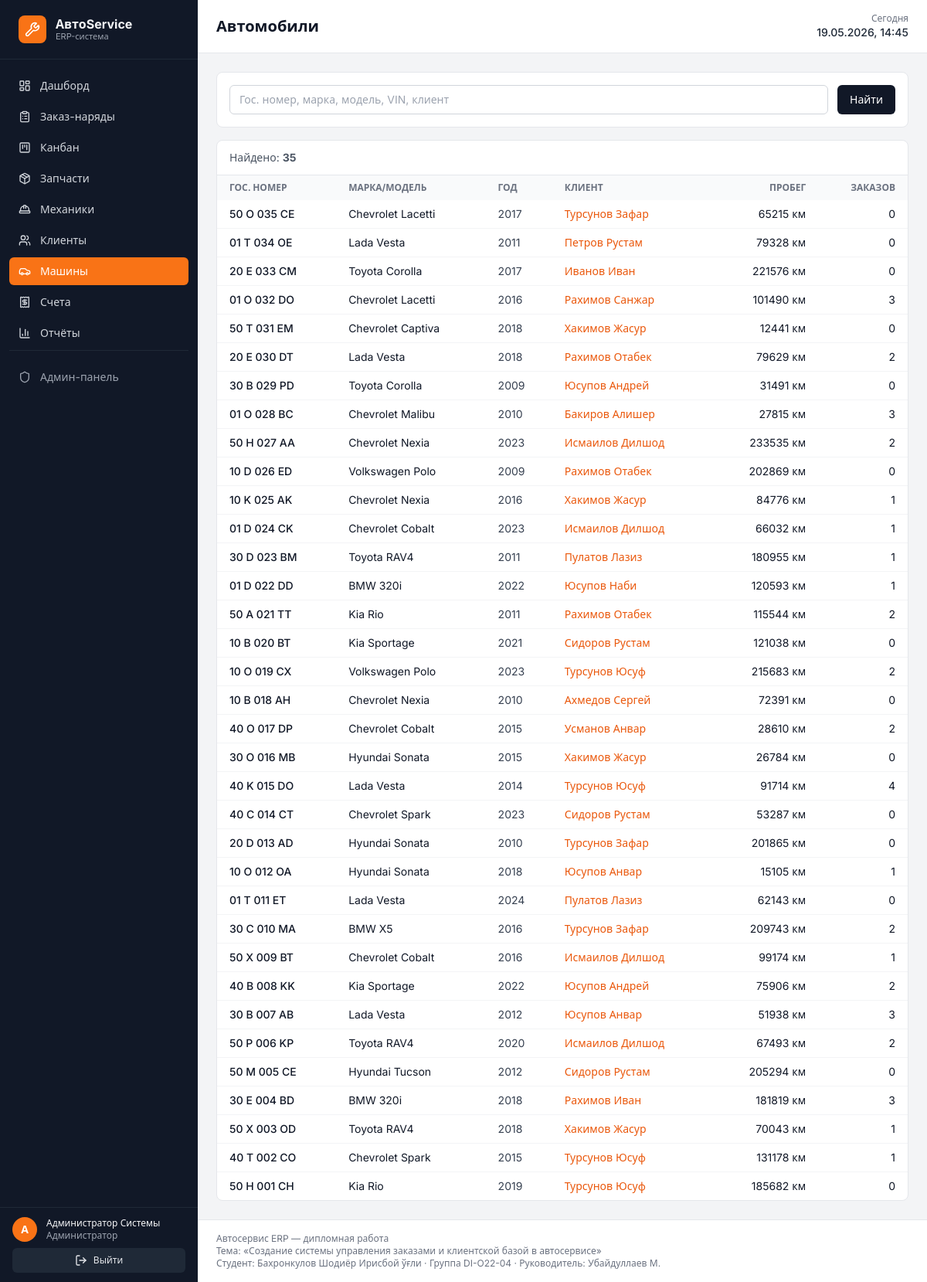
Page /vehicles/ (signed in) on the committed database.
### accounts/models.py (models this page shows, shortened)
class User(AbstractUser):
    ROLE_CHOICES = [
        ('admin', 'Администратор'),
        ('receptionist', 'Приёмщик'),
        ('mechanic', 'Механик'),
    ]
    role = models.CharField(
        'Роль', max_length=20, choices=ROLE_CHOICES, default='receptionist'
    )
    phone = models.CharField('Телефон', max_length=20, unique=True, blank=True, null=True)
    specialty = models.CharField('Специализация', max_length=100, blank=True)
    hourly_rate = models.DecimalField(
        'Часовая ставка', max_digits=10, decimal_places=2, default=0
    )
    class Meta:
        verbose_name = 'Пользователь'
        verbose_name_plural = 'Пользователи'

### vehicles/models.py (models this page shows, shortened)
class Vehicle(models.Model):
    customer = models.ForeignKey(
        'customers.Customer', on_delete=models.CASCADE,
        related_name='vehicles', verbose_name='Клиент',
    )
    make = models.CharField('Марка', max_length=60)
    model = models.CharField('Модель', max_length=60)
    year = models.PositiveIntegerField('Год выпуска')
    plate = models.CharField('Гос. номер', max_length=20, unique=True)
    vin = models.CharField('VIN', max_length=30, blank=True)
    mileage_km = models.PositiveIntegerField('Пробег (км)', default=0)
    color = models.CharField('Цвет', max_length=40, blank=True)
    created_at = models.DateTimeField('Создан', auto_now_add=True)
    class Meta:
        verbose_name = 'Автомобиль'
        verbose_name_plural = 'Автомобили'
        ordering = ('-created_at',)

### customers/models.py (models this page shows, shortened)
class Customer(models.Model):
    name = models.CharField('ФИО', max_length=200)
    phone = models.CharField('Телефон', max_length=20, unique=True)
    email = models.EmailField('Email', blank=True)
    company = models.CharField('Компания', max_length=200, blank=True)
    address = models.CharField('Адрес', max_length=300, blank=True)
    notes = models.TextField('Примечания', blank=True)
    created_at = models.DateTimeField('Создан', auto_now_add=True)
    class Meta:
        verbose_name = 'Клиент'
        verbose_name_plural = 'Клиенты'
        ordering = ('-created_at',)

### vehicles/views.py (the view)
# urls.py: path('', views.vehicle_list, name='list'),
@login_required
def vehicle_list(request):
    q = (request.GET.get('q') or '').strip()
    qs = Vehicle.objects.select_related('customer').annotate(
        orders_count=Count('work_orders', distinct=True),
    )
    if q:
        qs = qs.filter(
            Q(plate__icontains=q) | Q(make__icontains=q)
            | Q(model__icontains=q) | Q(customer__name__icontains=q)
            | Q(vin__icontains=q)
        )
    qs = qs.order_by('-created_at')
    context = {
        'vehicles': qs[:200],
        'total': qs.count(),
        'filter_q': q,
        'active_nav': 'vehicles',
        'page_title': 'Автомобили',
    }
    return render(request, 'vehicles/list.html', context)

### core/context_processors.py (called while the page is built)
def bmi_metadata(request):
    return {
        'BMI': getattr(settings, 'BMI_METADATA', {}),
    }

### templates/vehicles/list.html (shortened to what this page needs)
{% extends 'base.html' %}
{% block content %}
<form method="get" class="bg-white rounded-lg border border-gray-200 p-4 mb-4 flex gap-3 text-sm">
  <input type="text" name="q" value="{{ filter_q }}" placeholder="Гос. номер, марка, модель, VIN, клиент"
    class="flex-1 rounded-md border border-gray-300 px-3 py-2">
  <button class="px-4 py-2 rounded-md bg-gray-900 text-white">Найти</button>
</form>
<div class="bg-white rounded-lg border border-gray-200 overflow-hidden">
  <div class="px-4 py-3 border-b border-gray-200 text-sm text-gray-600">Найдено: <b>{{ total }}</b></div>
  <table class="w-full text-sm">
    <thead class="bg-gray-50 text-xs uppercase text-gray-500">
      <tr>
        <th class="px-4 py-2 text-left">Гос. номер</th>
        <th class="px-4 py-2 text-left">Марка/Модель</th>
        <th class="px-4 py-2 text-left">Год</th>
        <th class="px-4 py-2 text-left">Клиент</th>
        <th class="px-4 py-2 text-right">Пробег</th>
        <th class="px-4 py-2 text-right">Заказов</th>
      </tr>
    </thead>
    <tbody class="divide-y divide-gray-100">
      {% for v in vehicles %}
      <tr class="hover:bg-gray-50">
        <td class="px-4 py-2 font-medium">{{ v.plate }}</td>
        <td class="px-4 py-2">{{ v.make }} {{ v.model }}</td>
        <td class="px-4 py-2 text-gray-700">{{ v.year }}</td>
        <td class="px-4 py-2"><a href="{% url 'customers:detail' v.customer.pk %}" class="text-brand-600 hover:underline">{{ v.customer.name }}</a></td>
        <td class="px-4 py-2 text-right">{{ v.mileage_km }} км</td>
        <td class="px-4 py-2 text-right">{{ v.orders_count }}</td>
      </tr>
      {% empty %}
      <tr><td colspan="6" class="px-4 py-8 text-center text-gray-500">Автомобили не найдены</td></tr>
      {% endfor %}
    </tbody>
  </table>
</div>
{% endblock %}

### templates/components/sidebar.html
{% load static %}
<aside class="w-64 bg-gray-900 text-gray-100 flex-shrink-0 flex flex-col sticky top-0 h-screen">
  <div class="px-6 py-5 border-b border-gray-800 flex items-center gap-3">
    <div class="w-9 h-9 rounded-lg bg-brand-500 flex items-center justify-center text-white font-bold">
      <i data-lucide="wrench" class="w-5 h-5"></i>
    </div>
    <div>
      <div class="font-bold text-base leading-tight">АвтоService</div>
      <div class="text-[11px] text-gray-400 leading-tight">ERP-система</div>
    </div>
  </div>
  <nav class="flex-1 overflow-y-auto py-4 px-3 space-y-1 text-sm scrollbar-thin">
    {% with nav=active_nav %}
    <a href="{% url 'core:dashboard' %}" class="flex items-center gap-3 px-3 py-2 rounded-md transition
       {% if nav == 'dashboard' %}bg-brand-500 text-white{% else %}text-gray-300 hover:bg-gray-800{% endif %}">
      <i data-lucide="layout-dashboard" class="w-4 h-4"></i> Дашборд
    </a>
    <a href="{% url 'workorders:list' %}" class="flex items-center gap-3 px-3 py-2 rounded-md transition
       {% if nav == 'orders' %}bg-brand-500 text-white{% else %}text-gray-300 hover:bg-gray-800{% endif %}">
      <i data-lucide="clipboard-list" class="w-4 h-4"></i> Заказ-наряды
    </a>
    <a href="{% url 'kanban:board' %}" class="flex items-center gap-3 px-3 py-2 rounded-md transition
       {% if nav == 'kanban' %}bg-brand-500 text-white{% else %}text-gray-300 hover:bg-gray-800{% endif %}">
      <i data-lucide="kanban-square" class="w-4 h-4"></i> Канбан
    </a>
    <a href="{% url 'parts:list' %}" class="flex items-center gap-3 px-3 py-2 rounded-md transition
       {% if nav == 'parts' %}bg-brand-500 text-white{% else %}text-gray-300 hover:bg-gray-800{% endif %}">
      <i data-lucide="package" class="w-4 h-4"></i> Запчасти
    </a>
    <a href="{% url 'mechanics:list' %}" class="flex items-center gap-3 px-3 py-2 rounded-md transition
       {% if nav == 'mechanics' %}bg-brand-500 text-white{% else %}text-gray-300 hover:bg-gray-800{% endif %}">
      <i data-lucide="hard-hat" class="w-4 h-4"></i> Механики
    </a>
    <a href="{% url 'customers:list' %}" class="flex items-center gap-3 px-3 py-2 rounded-md transition
       {% if nav == 'customers' %}bg-brand-500 text-white{% else %}text-gray-300 hover:bg-gray-800{% endif %}">
      <i data-lucide="users" class="w-4 h-4"></i> Клиенты
    </a>
    <a href="{% url 'vehicles:list' %}" class="flex items-center gap-3 px-3 py-2 rounded-md transition
       {% if nav == 'vehicles' %}bg-brand-500 text-white{% else %}text-gray-300 hover:bg-gray-800{% endif %}">
      <i data-lucide="car" class="w-4 h-4"></i> Машины
    </a>
    <a href="{% url 'billing:list' %}" class="flex items-center gap-3 px-3 py-2 rounded-md transition
       {% if nav == 'invoices' %}bg-brand-500 text-white{% else %}text-gray-300 hover:bg-gray-800{% endif %}">
      <i data-lucide="receipt" class="w-4 h-4"></i> Счета
    </a>
    <a href="{% url 'reports:daily' %}" class="flex items-center gap-3 px-3 py-2 rounded-md transition
       {% if nav == 'reports' %}bg-brand-500 text-white{% else %}text-gray-300 hover:bg-gray-800{% endif %}">
      <i data-lucide="bar-chart-3" class="w-4 h-4"></i> Отчёты
    </a>
    <div class="pt-4 mt-4 border-t border-gray-800">
      <a href="/admin/" target="_blank" class="flex items-center gap-3 px-3 py-2 rounded-md text-gray-400 hover:bg-gray-800 text-sm">
        <i data-lucide="shield" class="w-4 h-4"></i> Админ-панель
      </a>
    </div>
    {% endwith %}
  </nav>
  <div class="px-4 py-3 border-t border-gray-800 text-xs">
    <div class="flex items-center gap-3 mb-2">
      <div class="w-8 h-8 rounded-full bg-brand-500 flex items-center justify-center text-white text-sm font-semibold">
        {{ user.first_name|first|default:user.username|first|upper }}
      </div>
      <div class="min-w-0">
        <div class="font-medium text-gray-100 truncate">{{ user.get_full_name|default:user.username }}</div>
        <div class="text-gray-400 truncate">{{ user.get_role_display }}</div>
      </div>
    </div>
    <form method="post" action="{% url 'logout' %}">{% csrf_token %}
      <button class="w-full px-3 py-2 rounded-md bg-gray-800 hover:bg-gray-700 text-gray-200 flex items-center justify-center gap-2">
        <i data-lucide="log-out" class="w-4 h-4"></i> Выйти
      </button>
    </form>
  </div>
</aside>

### templates/base.html (style rules this page uses)
html, body { font-family: 'Inter', system-ui, sans-serif; }

### rows in the picture
User: first_name|first "А", get_full_name "Администратор Системы", role "Администратор"
Vehicle: plate "50 O 035 CE", make "Chevrolet", model "Lacetti", year "2017", customer.name "Турсунов Зафар", mileage_km "65215", orders_count "0"
Vehicle: plate "01 T 034 OE", make "Lada", model "Vesta", year "2011", customer.name "Петров Рустам", mileage_km "79328", orders_count "0"
Vehicle: plate "20 E 033 CM", make "Toyota", model "Corolla", year "2017", customer.name "Иванов Иван", mileage_km "221576", orders_count "0"
Vehicle: plate "01 O 032 DO", make "Chevrolet", model "Lacetti", year "2016", customer.name "Рахимов Санжар", mileage_km "101490", orders_count "3"
Vehicle: plate "50 T 031 EM", make "Chevrolet", model "Captiva", year "2018", customer.name "Хакимов Жасур", mileage_km "12441", orders_count "0"
Vehicle: plate "20 E 030 DT", make "Lada", model "Vesta", year "2018", customer.name "Рахимов Отабек", mileage_km "79629", orders_count "2"
Vehicle: plate "30 B 029 PD", make "Toyota", model "Corolla", year "2009", customer.name "Юсупов Андрей", mileage_km "31491", orders_count "0"
Vehicle: plate "01 O 028 BC", make "Chevrolet", model "Malibu", year "2010", customer.name "Бакиров Алишер", mileage_km "27815", orders_count "3"
Vehicle: plate "50 H 027 AA", make "Chevrolet", model "Nexia", year "2023", customer.name "Исмаилов Дилшод", mileage_km "233535", orders_count "2"
Vehicle: plate "10 D 026 ED", make "Volkswagen", model "Polo", year "2009", customer.name "Рахимов Отабек", mileage_km "202869", orders_count "0"
Vehicle: plate "10 K 025 AK", make "Chevrolet", model "Nexia", year "2016", customer.name "Хакимов Жасур", mileage_km "84776", orders_count "1"
Vehicle: plate "01 D 024 CK", make "Chevrolet", model "Cobalt", year "2023", customer.name "Исмаилов Дилшод", mileage_km "66032", orders_count "1"
Vehicle: plate "30 D 023 BM", make "Toyota", model "RAV4", year "2011", customer.name "Пулатов Лазиз", mileage_km "180955", orders_count "1"
Vehicle: plate "01 D 022 DD", make "BMW", model "320i", year "2022", customer.name "Юсупов Наби", mileage_km "120593", orders_count "1"
Vehicle: plate "50 A 021 TT", make "Kia", model "Rio", year "2011", customer.name "Рахимов Отабек", mileage_km "115544", orders_count "2"
Vehicle: plate "10 B 020 BT", make "Kia", model "Sportage", year "2021", customer.name "Сидоров Рустам", mileage_km "121038", orders_count "0"
Vehicle: plate "10 O 019 CX", make "Volkswagen", model "Polo", year "2023", customer.name "Турсунов Юсуф", mileage_km "215683", orders_count "2"
Vehicle: plate "10 B 018 AH", make "Chevrolet", model "Nexia", year "2010", customer.name "Ахмедов Сергей", mileage_km "72391", orders_count "0"
Vehicle: plate "40 O 017 DP", make "Chevrolet", model "Cobalt", year "2015", customer.name "Усманов Анвар", mileage_km "28610", orders_count "2"
Vehicle: plate "30 O 016 MB", make "Hyundai", model "Sonata", year "2015", customer.name "Хакимов Жасур", mileage_km "26784", orders_count "0"
Vehicle: plate "40 K 015 DO", make "Lada", model "Vesta", year "2014", customer.name "Турсунов Юсуф", mileage_km "91714", orders_count "4"
Vehicle: plate "40 C 014 CT", make "Chevrolet", model "Spark", year "2023", customer.name "Сидоров Рустам", mileage_km "53287", orders_count "0"
Vehicle: plate "20 D 013 AD", make "Hyundai", model "Sonata", year "2010", customer.name "Турсунов Зафар", mileage_km "201865", orders_count "0"
Vehicle: plate "10 O 012 OA", make "Hyundai", model "Sonata", year "2018", customer.name "Юсупов Анвар", mileage_km "15105", orders_count "1"
Vehicle: plate "01 T 011 ET", make "Lada", model "Vesta", year "2024", customer.name "Пулатов Лазиз", mileage_km "62143", orders_count "0"
Vehicle: plate "30 C 010 MA", make "BMW", model "X5", year "2016", customer.name "Турсунов Зафар", mileage_km "209743", orders_count "2"
Vehicle: plate "50 X 009 BT", make "Chevrolet", model "Cobalt", year "2016", customer.name "Исмаилов Дилшод", mileage_km "99174", orders_count "1"
Vehicle: plate "40 B 008 KK", make "Kia", model "Sportage", year "2022", customer.name "Юсупов Андрей", mileage_km "75906", orders_count "2"
Vehicle: plate "30 B 007 AB", make "Lada", model "Vesta", year "2012", customer.name "Юсупов Анвар", mileage_km "51938", orders_count "3"
Vehicle: plate "50 P 006 KP", make "Toyota", model "RAV4", year "2020", customer.name "Исмаилов Дилшод", mileage_km "67493", orders_count "2"
Vehicle: plate "50 M 005 CE", make "Hyundai", model "Tucson", year "2012", customer.name "Сидоров Рустам", mileage_km "205294", orders_count "0"
Vehicle: plate "30 E 004 BD", make "BMW", model "320i", year "2018", customer.name "Рахимов Иван", mileage_km "181819", orders_count "3"
Vehicle: plate "50 X 003 OD", make "Toyota", model "RAV4", year "2018", customer.name "Хакимов Жасур", mileage_km "70043", orders_count "1"
Vehicle: plate "40 T 002 CO", make "Chevrolet", model "Spark", year "2015", customer.name "Турсунов Юсуф", mileage_km "131178", orders_count "1"
Vehicle: plate "50 H 001 CH", make "Kia", model "Rio", year "2019", customer.name "Турсунов Юсуф", mileage_km "185682", orders_count "0"

### other values in the picture
{{ page_title|default:'Панель управления' }} "Автомобили"
{{ total }} "35"
